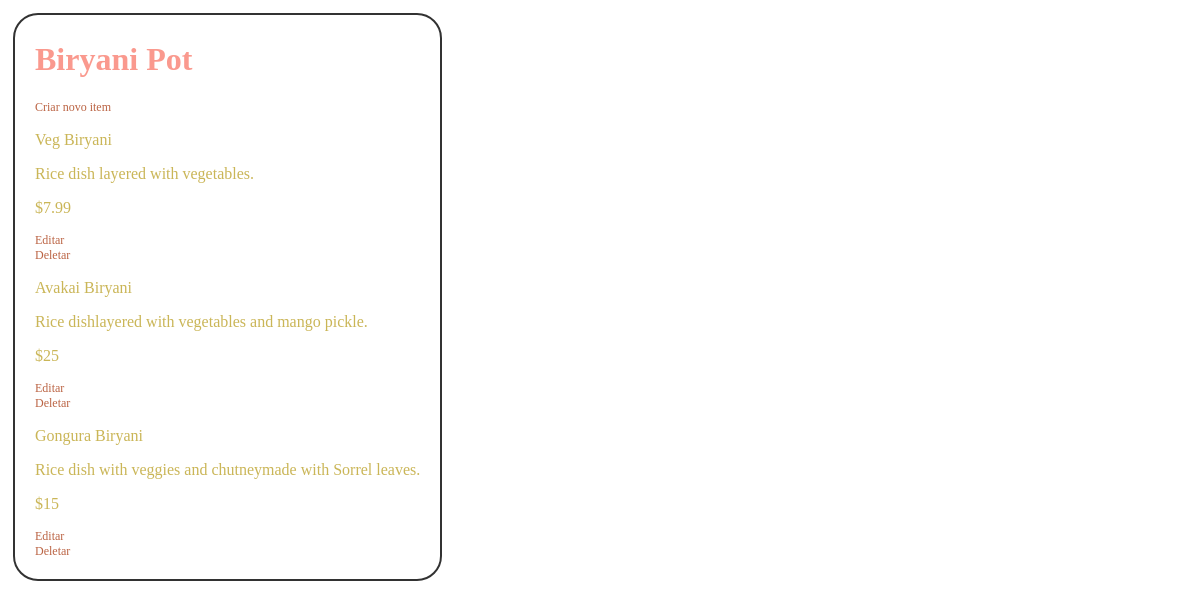
The page /restaurants/2/menu/ on the database its author committed.
### database_setup.py (models this page shows, shortened)
class Restaurant(Base):
    __tablename__ = 'restaurant'
    id = Column(Integer, primary_key=True)
    name = Column(String(250), nullable=False)
    picture = Column(String(250))
    user_id = Column(Integer, ForeignKey('user.id'))
    user = relationship(User)

class MenuItem(Base):
    __tablename__ = 'menu_item'
    name = Column(String(80), nullable=False)
    id = Column(Integer, primary_key=True)
    description = Column(String(250))
    price = Column(String(8))
    restaurant_id = Column(Integer, ForeignKey('restaurant.id'))
    restaurant = relationship(Restaurant)
    user_id = Column(Integer, ForeignKey('user.id'))
    user = relationship(User)

### project.py (the view)
@app.route('/restaurants/<int:restaurant_id>/')
@app.route('/restaurants/<int:restaurant_id>/menu/')
def restaurantMenu(restaurant_id):
    restaurant = session.query(Restaurant).filter_by(id=restaurant_id).one()
    items = session.query(
        MenuItem).filter_by(restaurant_id=restaurant_id).all()
    return render_template('menu.html', restaurant=restaurant, items=items)

### templates/menu.html (shortened to what this page needs)
<html>
<head>
  <link rel=stylesheet type=text/css href="{{ url_for('static', filename='main.css') }}">
</head>
<body>
  <div class='pane'>
    <h1>{{restaurant.name}}</h1>
    {% if items !=[] %}
    <a href='{{url_for('newMenuItem', restaurant_id = restaurant.id)}}'>Criar novo item</a>
    <div>
      {% for i in items %}
      <p>{{i.name}}</p>
      <p>{{i.description}}</p>
      <p>{{i.price}}</p>
      <a href='{{url_for('editMenuItem', restaurant_id=restaurant.id, menu_id=i.id)}}'>Editar</a>
      <a href='{{url_for('deleteMenuItem', restaurant_id=restaurant.id, menu_id=i.id)}}'>Deletar</a>
      {% endfor %}
    </div>
    {% else %}
    <p> Você não tem itens no menu. <p>
        <a href='{{url_for('newMenuItem', restaurant_id = restaurant.id)}}'>Criar novo item</a>
        {% endif %}
  </div>
</body>
</html>

### static/main.css (style rules this page uses)
body { font-family: Tahoma; background-position: center; background-size: cover }
h1 { font-family: Tahoma; color: #7B895B }
h1, h2, h3, h4 { color: #FA8072; font-weight: bold; }
p { color: #BEA42E; }
a { text-decoration: none; color: #AB3E16; font-size: .75em; }
.pane { position: absolute; border: 2px solid; opacity: 0.8; filter: alpha(opacity=60); border-radius: 25px; padding: 20px; padding-top: 5px; margin: 5px; border-color: #000000; background-color: #ffffff; }

### rows shown on the page
Restaurant: name "Biryani Pot"
MenuItem: name "Veg Biryani", description "Rice dish layered with vegetables.", price "$7.99"
MenuItem: name "Avakai Biryani", description "Rice dishlayered with vegetables and mango pickle.", price "$25"
MenuItem: name "Gongura Biryani", description "Rice dish with veggies and chutneymade with Sorrel leaves.", price "$15"
